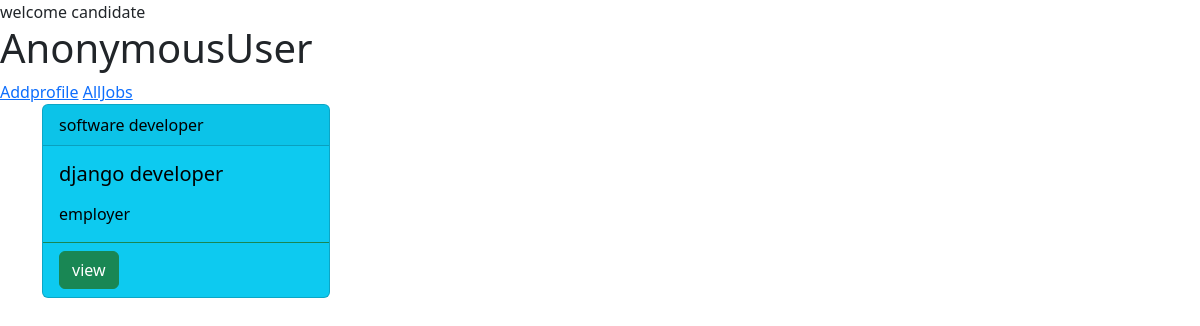
Page /candidates/home on the committed database.
### employer/models.py (models this page shows, shortened)
class Jobs(models.Model):
    posted_by=models.ForeignKey(User,on_delete=models.CASCADE,related_name="company")
    job_title=models.CharField(max_length=120)
    job_description=models.TextField()
    role=models.CharField(max_length=120)
    experience=models.PositiveIntegerField(default=0)
    location=models.CharField(max_length=120)
    salary=models.PositiveIntegerField()
    created_date=models.DateField(auto_now_add=True)
    last_date=models.DateField(null=True)
    qulaification=models.CharField(max_length=120,null=True)

### users/models.py (models this page shows, shortened)
class User(AbstractUser):
    phone=models.CharField(max_length=12)
    options=(
        ("employer","employer"),
        ("candidate","candidate")
    )
    role=models.CharField(max_length=12,choices=options,default="candidate")

### candidate/views.py (the view)
# urls.py: path("home",views.CandidateHomeView.as_view(),name="cand-home"),
class CandidateHomeView(TemplateView):
    template_name = "cand-home.html"
    def get_context_data(self, **kwargs):
        context=super().get_context_data(**kwargs)
        qs=Jobs.objects.all()
        context["jobs"]=qs
        return context

### candidate/templates/cand-home.html (shortened to what this page needs)
<!DOCTYPE html>
<html lang="en">
<head>
    <link href="https://cdn.jsdelivr.net/npm/bootstrap@5.2.0-beta1/dist/css/bootstrap.min.css" rel="stylesheet"
>
</head>
<body>
welcome candidate <h1>{{request.user}}</h1>
{%if request.user.candidates%}
<a href="">view proile</a>
{%else%}
<a href="{%url 'cand-addprofile'%}">Addprofile</a>
{%endif%}
<a href="">AllJobs</a>
<div class="container">
    <div class="row">
        {%for job in jobs%}
        <div class="col-4">
            <div class="card text-bg-info mb-3" style="max-width: 18rem;">
                <div class="card-header">{{job.job_title}}</div>
                <div class="card-body">
                    <h5 class="card-title">{{job.role}}</h5>
                    <p class="card-text">{{job.posted_by.username}}</p>
                </div>
                 <div class="card-footer bg-transparent border-success"><a href="" class="btn btn-success">view</a></div>
            </div>
        </div>
        {%endfor%}
    </div>
</div>
</body>
</html>

### rows in the picture
Jobs: job_title "software developer", role "django developer", posted_by.username "employer"

### other values in the picture
{{ request.user }} "AnonymousUser"
